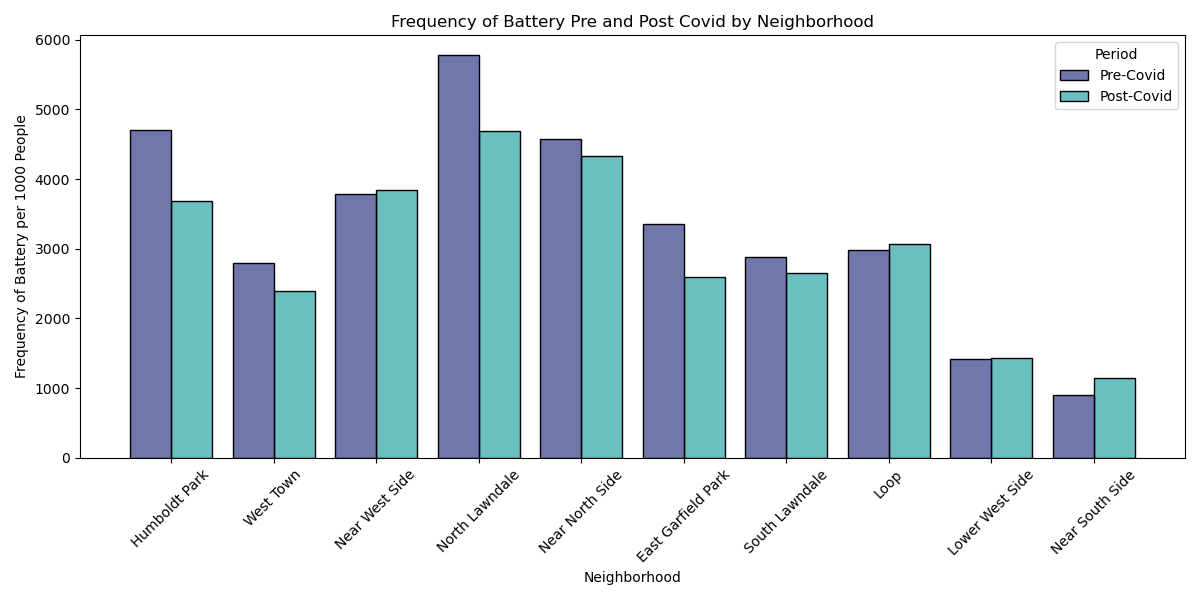

This chart was generated by the following Python code:
import pandas as pd
import seaborn as sns
import matplotlib.pyplot as plt

# the neighborhoods and population data
selected_neighborhoods = [
    "Near West Side", "West Town", "Loop", "Near North Side",
    "Near South Side", "Lower West Side", "East Garfield Park",
    "North Lawndale", "South Lawndale", "Humboldt Park",
]

pop_data = {
    "Near West Side": 67881, "West Town": 87781, "Loop": 42298,
    "Near North Side": 105481, "Near South Side": 28795,
    "Lower West Side": 33751, "East Garfield Park": 19992,
    "North Lawndale": 34794, "South Lawndale": 71399, "Humboldt Park": 54165
}

def load_and_prepare_data(file_path, crime_type):
    df = pd.read_csv(file_path)
    df = df[df['Primary Type'] == crime_type]
    return df

def visualization_one():
    
    precovid_df = load_and_prepare_data('csv_files/Crimes_2017_to_2019.csv', 'BATTERY')
    postcovid_df = load_and_prepare_data('csv_files/Crimes_2021_to_Present.csv', 'BATTERY')

    
    precovid_df['Period'] = 'Pre-Covid'
    postcovid_df['Period'] = 'Post-Covid'

    
    combined_df = pd.concat([precovid_df, postcovid_df])
    data_plot = combined_df[combined_df['RegionName'].isin(selected_neighborhoods)]

    
    data_plot['Population'] = data_plot['RegionName'].map(pop_data)
    data_plot['Crime Rate per 1000'] = data_plot.groupby(['RegionName', 'Period'])['ID'].transform('count') / data_plot['Population'] * 1000

    # Plotting
    plt.figure(figsize=(12, 6))
    sns.histplot(data=data_plot, x='RegionName', hue='Period', multiple='dodge', shrink=0.8, palette='mako')
    plt.xticks(rotation=45)
    plt.xlabel('Neighborhood')
    plt.ylabel('Frequency of Battery per 1000 People')
    plt.title('Frequency of Battery Pre and Post Covid by Neighborhood')
    plt.tight_layout()
    plt.show()

def main():
    visualization_one()

if __name__ == "__main__":
    main()
